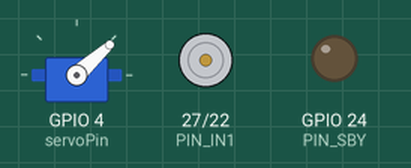
Recording of a program running on a simulated Raspberry Pi (BCM pin numbers). Parts: servo, motor-driver pin pairs drawn as motors (green arrow = first pin HIGH = forward, orange = second pin HIGH = backward, longer = more drive, scaled by the enable pin), output pins drawn as LEDs (lit = HIGH). The clock reads 2024-03-15 10:24:30 at power-on unless the program sets it; servo angles are drawn from the pulse width (0.5 ms = 0°, 2.5 ms = 180°); what the program prints to the terminal is not drawn.

Above: at 0.05 s.
At 0.45 s:
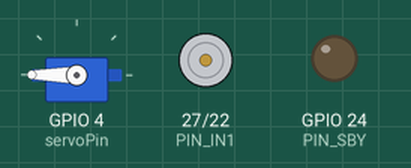
At 0.85 s:
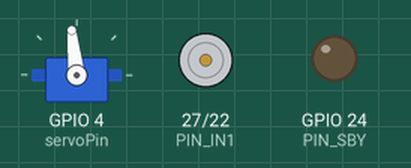
At 2.75 s:
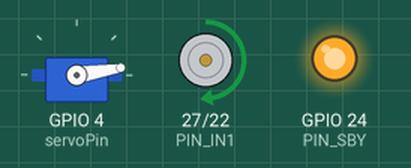
At 4.1 s:
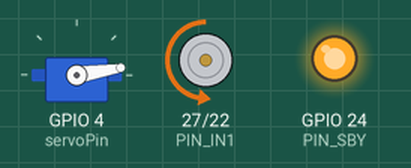
At 5.45 s:
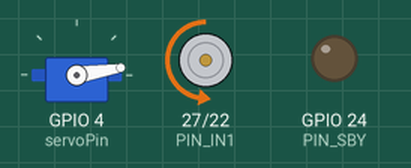
Timing chart, 0 to 7.1 s (numbered marks = the images above):
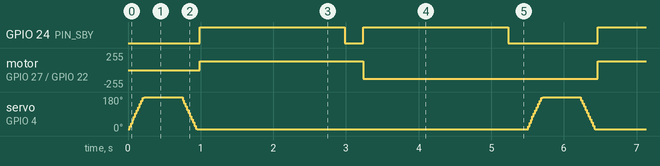

The program:

motor_and_servo_testing.py
```python
from time import sleep      # Import sleep from time
import RPi.GPIO as GPIO     # Import Standard GPIO Module
import servo_testing

GPIO.setmode(GPIO.BCM)      # Set GPIO mode to BCM
GPIO.setwarnings(False)

# PWM Frequency
pwmFreq = 1000

PIN_IN1 = 27
PIN_IN2 = 22
PIN_PWM = 23

PIN_SBY = 24

# Setup Pins for motor controller
GPIO.setup(PIN_IN1, GPIO.OUT)    # PWMA
GPIO.setup(PIN_IN2, GPIO.OUT)    # AIN2
GPIO.setup(PIN_PWM, GPIO.OUT)    # AIN1

GPIO.setup(PIN_SBY, GPIO.OUT)    # SBY

pwma = GPIO.PWM(PIN_PWM, pwmFreq)
pwma.start(0)


def forward(spd):
    runMotor(spd, "forward")


def reverse(spd):
    runMotor(spd, "reverse")


def runMotor(spd, direction):
    in1 = GPIO.HIGH
    in2 = GPIO.LOW

    if(direction == "reverse"):
        in1 = GPIO.LOW
        in2 = GPIO.HIGH

    GPIO.output(PIN_SBY, GPIO.HIGH)

    GPIO.output(PIN_IN1, in1)
    GPIO.output(PIN_IN2, in2)
    pwma.ChangeDutyCycle(spd)


def motorStop():
    GPIO.output(PIN_SBY, GPIO.LOW)
    # GPIO.output(PIN_IN1, GPIO.LOW)
    # GPIO.output(PIN_IN2, GPIO.LOW)


def main(args=None):
    while True:
        print("servo: start")
        servo_testing.one_cycle()
        print("servo: end")

        print("forward")
        forward(50)     # run motor forward
        sleep(2)        # ... for 2 seconds
        motorStop()     # ... stop motor
        sleep(.25)      # delay between motor runs

        print("reverse")
        reverse(50)     # run motor in reverse
        sleep(2)        # ... for 2 seoconds
        motorStop()     # ... stop motor
        sleep(.25)      # delay between motor runs


if __name__ == "__main__":
    main()
```

servo_testing.py
```python
import RPi.GPIO as GPIO
import time
from datetime import datetime

ERROR_OFFSET = 0.5
SERVO_MIN_DUTY = 2.5 + ERROR_OFFSET  # duty cycle for 0 degrees
SERVO_MAX_DUTY = 12.5 + ERROR_OFFSET  # duty cycle for 180 degrees
MIN_ANGLE = 0  # degrees
MAX_ANGLE = 180  # degrees

servoPin = 4


def setup():
    # initialize GPIO Pin
    GPIO.setmode(GPIO.BCM)
    GPIO.setwarnings(False)
    GPIO.setup(servoPin, GPIO.OUT)
    GPIO.output(servoPin, GPIO.LOW)

    # initialize PWM in defined GPIO Pin
    global pwmChannel
    pwmChannel = GPIO.PWM(servoPin, 50)
    pwmChannel.start(0)


# get the corresponding value from range 0 ~ 180 degrees to min ~ max duty cycle
def mapValue(value, fromLow, fromHigh, toLow, toHigh):
    return (toHigh - toLow) * (value - fromLow) / (fromHigh - fromLow) + toLow


# rotate the servo to a specific angle
def servoWrite(angle):
    # make sure it doesn't go beyond the angle the servo motor can rotate
    if (angle < MIN_ANGLE):
        angle = MIN_ANGLE
    elif (angle > MAX_ANGLE):
        angle = MAX_ANGLE
    pwmChannel.ChangeDutyCycle(mapValue(angle, 0, 180, SERVO_MIN_DUTY, SERVO_MAX_DUTY))


def one_cycle():
    # rotate from 0 ~ 180 degrees
    print(f"(i) testiranje: {datetime.now()}")
    print("# Smjer 0->90")
    for dc in range(0, 180, 1):
        print(f"  > kut: {dc}")
        servoWrite(dc)
        time.sleep(0.001)
    time.sleep(0.5)
    # rotate from 180 ~ 0 degrees
    print("# Smjer 90->0")
    for dc in range(181, -1, -1):
        print(f"  > kut: {dc}")
        servoWrite(dc)
        time.sleep(0.001)
    time.sleep(0.05)


def destroy():
    # p.stop()
    time.sleep(2.5)
    GPIO.cleanup()


def positions_testing():
    print("Testiram ...")
    # sredina
    servoWrite(60)

    # skretanje lijevo
    time.sleep(1.5)
    servoWrite(130)

    # skretanje desno
    time.sleep(1.5)
    servoWrite(0)

    # skretanje lijevo
    time.sleep(1.5)
    servoWrite(130)

    # sredina
    time.sleep(1.5)
    servoWrite(60)
    print("Kraj!")
    destroy()


setup()
# positions_testing()
```

Measured:
- by itself, GPIO 24 (PIN_SBY): repeats every 5.5 s: LOW 0.25 s, HIGH 2.0 s, LOW 1.2 s, HIGH 2.0 s
- by itself, motor on GPIO 27 (PIN_IN1) / GPIO 22 (PIN_IN2): alternates forward 128/255 for 2.3 s and backward 128/255 for 3.2 s
